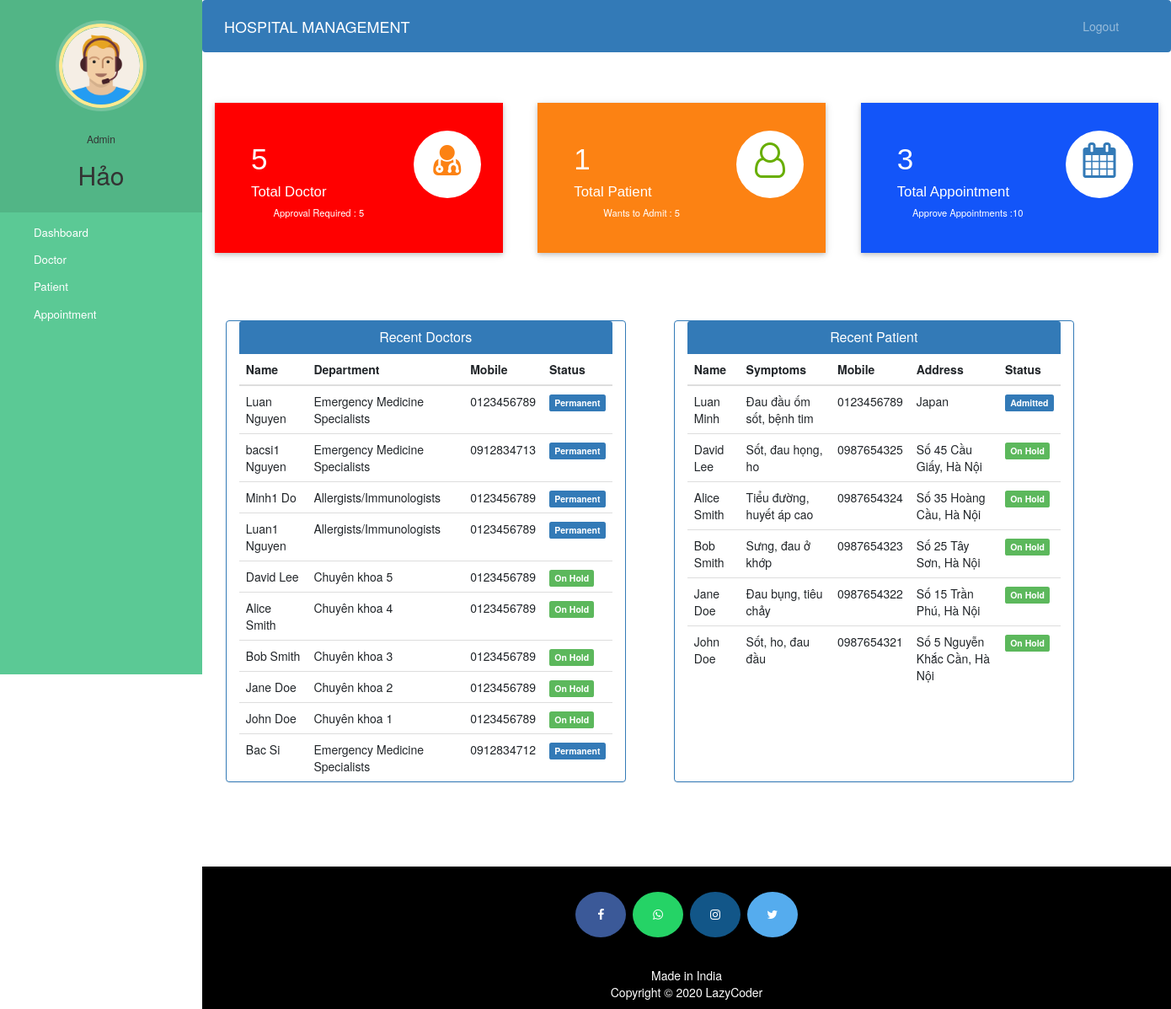
Page /admin-dashboard (signed in) on the committed database.
### hospital/models.py (models this page shows, shortened)
class Doctor(models.Model):
    user=models.OneToOneField(User,on_delete=models.CASCADE)
    profile_pic= models.ImageField(upload_to='profile_pic/DoctorProfilePic/',null=True,blank=True)
    address = models.CharField(max_length=40)
    mobile = models.CharField(max_length=20,null=True)
    department= models.CharField(max_length=50,choices=departments,default='Cardiologist')
    status=models.BooleanField(default=False)
    @property
    def get_name(self):
        return self.user.first_name+" "+self.user.last_name

class Patient(models.Model):
    user=models.OneToOneField(User,on_delete=models.CASCADE)
    profile_pic= models.ImageField(upload_to='profile_pic/PatientProfilePic/',null=True,blank=True)
    address = models.CharField(max_length=40)
    mobile = models.CharField(max_length=20,null=False)
    symptoms = models.CharField(max_length=100,null=False)
    assignedDoctorId = models.PositiveIntegerField(null=True)
    admitDate=models.DateField(auto_now=True)
    status=models.BooleanField(default=False)
    @property
    def get_name(self):
        return self.user.first_name+" "+self.user.last_name

### hospital/views.py (the view)
# urls.py: path('admin-dashboard', views.admin_dashboard_view,name='admin-dashboard'),
@login_required(login_url='adminlogin')
@user_passes_test(is_admin)
def admin_dashboard_view(request):
    doctors=models.Doctor.objects.all().order_by('-id')
    patients=models.Patient.objects.all().order_by('-id')
    doctorcount=models.Doctor.objects.all().filter(status=True).count()
    pendingdoctorcount=models.Doctor.objects.all().filter(status=False).count()
    patientcount=models.Patient.objects.all().filter(status=True).count()
    pendingpatientcount=models.Patient.objects.all().filter(status=False).count()
    appointmentcount=models.Appointment.objects.all().filter(status=True).count()
    pendingappointmentcount=models.Appointment.objects.all().filter(status=False).count()
    mydict={
    'doctors':doctors,
    'patients':patients,
    'doctorcount':doctorcount,
    'pendingdoctorcount':pendingdoctorcount,
    'patientcount':patientcount,
    'pendingpatientcount':pendingpatientcount,
    'appointmentcount':appointmentcount,
    'pendingappointmentcount':pendingappointmentcount,
    }
    return render(request,'hospital/admin_dashboard.html',context=mydict)

### hospital/views.py (called while the page is built)
def is_admin(user):
    return user.groups.filter(name='ADMIN').exists()

### templates/hospital/admin_dashboard.html
{% extends 'hospital/admin_base.html' %}
{% load static %}
{% block content %}
{%include 'hospital/admin_dashboard_cards.html'%}
<br><br><br><br>
<div class="container">
  <div class="row">
    <div class="panel panel-primary col-md-5" style="margin-left:2%;">
      <div class="panel-heading" style="text-align:center;">
        <h6 class="panel-title">Recent Doctors</h6>
      </div>
      <table class="table table-hover" id="dev-table">
        <thead>
          <tr>
            <th>Name</th>
            <th>Department</th>
            <th>Mobile</th>
            <th>Status</th>
          </tr>
        </thead>
        {% for d in doctors %}
        <tr>
          <td> {{d.get_name}}</td>
          <td>{{d.department}}</td>
          <td>{{d.mobile}}</td>
          {%if d.status%}
          <td> <span class="label label-primary">Permanent</span></td>
          {% else %}
          <td> <span class="label label-success">On Hold</span></td>
          {% endif %}
        </tr>
        {% endfor %}
      </table>
    </div>
    <div class="panel panel-primary col-md-5" style="margin-left:5%;">
      <div class="panel-heading" style="text-align:center;">
        <h6 class="panel-title">Recent Patient</h6>
      </div>
      <table class="table table-hover" id="dev-table">
        <thead>
          <tr>
            <th>Name</th>
            <th>Symptoms</th>
            <th>Mobile</th>
            <th>Address</th>
            <th>Status</th>
          </tr>
        </thead>
        {% for p in patients %}
        <tr>
          <td> {{p.get_name}}</td>
          <td>{{p.symptoms}}</td>
          <td>{{p.mobile}}</td>
          <td>{{p.address}}</td>
          {%if p.status%}
          <td> <span class="label label-primary">Admitted</span></td>
          {% else %}
          <td> <span class="label label-success">On Hold</span></td>
          {% endif %}
        </tr>
        {% endfor %}
      </table>
    </div>
  </div>
</div>
{% endblock content %}

### templates/hospital/admin_base.html (shortened to what this page needs)
<!DOCTYPE html>
{% load static %}
<html lang="en">
<head>
  <link rel="stylesheet" href="https://stackpath.bootstrapcdn.com/bootstrap/4.3.1/css/bootstrap.min.css">
  <link rel="stylesheet" href="https://maxcdn.bootstrapcdn.com/font-awesome/4.7.0/css/font-awesome.min.css">
  <link rel="stylesheet" href="{% static '/style.css' %}">
</head>
<body>
  <nav class="menu" tabindex="0">
    <header class="avatar">
      <img src="{% static "images/adminpropic.png" %}" />
      <br><br>
      <h6>Admin</h6>
      <h2>{{request.user.first_name}}</h2>
    </header>
    <ul>
      <li tabindex="0" class="icon-dashboard"> <a style="color:white; text-decoration:none;" href="/admin-dashboard"><span>Dashboard</span></a> </li>
      <li tabindex="0" class="icon-customers"> <a style="color:white; text-decoration:none;" href="/admin-doctor"><span>Doctor</span></a></li>
      <li tabindex="0" class="icon-users"> <a style="color:white; text-decoration:none;" href="/admin-patient"><span>Patient</span></a></li>
      <li tabindex="0" class="icon-calendar"> <a style="color:white; text-decoration:none;" href="/admin-appointment"><span>Appointment</span></a></li>
    </ul>
  </nav>
  <main>
    <div class="bs-example">
      <nav class="navbar navbar-expand-md  navbar-dark fixed-top" style="background:#337AB7;">
        <a href="/admin-dashboard" class="navbar-brand">HOSPITAL MANAGEMENT</a>
        <div class="collapse navbar-collapse justify-content-between" id="navbarCollapse">
          <div class="navbar-nav" style=" margin-left: 90%;">
            <a href="/logout" class="nav-item nav-link">Logout</a>
          </div>
        </div>
      </nav>
    </div>
    <br><br>
    {% block content %}
    {% endblock content %}
    <br><br><br><br>
    <footer>
      <p>
        <a id="ftr" href="https://facebook.com/sumit.luv/" class="fa fa-facebook"></a>
        <a id="ftr" href="https://api.whatsapp.com/send?phone=919572181024&text=Hello%20Sumit.%0d%0aHow%20are%20you%20%3f%0d%0aI%20came%20from%20your%20website.&source=&data=#" class="fa fa-whatsapp"></a>
        <a id="ftr" href="https://instagram.com/sumit.luv" class="fa fa-instagram"></a>
        <a id="ftr" href="https://twitter.com/sumitkumar1503" class="fa fa-twitter"></a>
      </p>
      <br>
      <div class="container">
        <div class="row">
          <div class="col-md-12 col-sm-12">
            <div style="color:#ffffff;" class="wow fadeInUp footer-copyright">
              <p>Made in India <br>
                Copyright &copy; 2020 LazyCoder </p>
            </div>
          </div>
        </div>
      </div>
    </footer>
  </main>
</body>
</html>

### static/style.css (style rules this page uses)
body { padding-left: 240px; }
main { position: relative; height: 100vh; }
.menu { background: #5bc995; height: 100vh; width: 240px; position: fixed; top: 0px; left: 0; z-index: 5; outline: none; }
.menu .avatar { background: rgba(0, 0, 0, 0.1); padding: 2em 0.5em; text-align: center; }
.menu .avatar img { width: 100px; border-radius: 50%; overflow: hidden; border: 4px solid #ffea92; box-shadow: 0 0 0 4px rgba(255, 255, 255, 0.2); }
.menu .avatar h2 { font-weight: normal; margin-bottom: 0; }
.menu ul { list-style: none; padding: 0.5em 0; margin: 0; }
.menu ul li { padding: 0.5em 1em 0.5em 3em; font-size: 0.95em; font-weight: regular; background-repeat: no-repeat; background-position: left 15px center; background-size: auto 20px; transition: all 0.15s linear; cursor: pointer; }
.menu ul li.icon-dashboard { background-image: url("http://www.entypo.com/images//gauge.svg"); }
.menu ul li.icon-customers { background-image: url("http://www.entypo.com/images//briefcase.svg"); }
.menu ul li.icon-users { background-image: url("http://www.entypo.com/images//users.svg"); }
.menu ul li.icon-calendar { background-image: url("http://www.entypo.com/images//calendar.svg"); }

### templates/hospital/admin_base.html (style rules this page uses)
a:link { text-decoration: none; }
a { color: white; }
footer { padding: 0px 0px 0px 0px; background-color: black; margin: 0px; }
#ftr { padding: 20px; }
.fa { font-size: 23px; width: 60px; text-align: center; text-decoration: none; margin: 5px 2px; border-radius: 50%; }
.fa-facebook { background: #3B5998; color: white; margin-top: 30px; }
.fa-whatsapp { background: #25d366; color: white; }
.fa-twitter { background: #55ACEE; color: white; }
.fa-instagram { background: #125688; color: white; }
p { text-align: center; }
body { padding-left: 240px; }
main { position: relative; height: 100vh; }
.menu { background: #5bc995; height: 100vh; width: 240px; position: fixed; top: 0px; left: 0; z-index: 5; outline: none; }
.menu .avatar { background: rgba(0, 0, 0, 0.1); padding: 2em 0.5em; text-align: center; }
.menu .avatar img { width: 100px; border-radius: 50%; overflow: hidden; border: 4px solid #ffea92; box-shadow: 0 0 0 4px rgba(255, 255, 255, 0.2); }
.menu .avatar h2 { font-weight: normal; margin-bottom: 0; }
.menu ul { list-style: none; padding: 0.5em 0; margin: 0; }
.menu ul li { padding: 0.5em 1em 0.5em 3em; font-size: 0.95em; font-weight: regular; background-repeat: no-repeat; background-position: left 15px center; background-size: auto 20px; transition: all 0.15s linear; cursor: pointer; }
.menu ul li.icon-dashboard { background-image: url("http://www.entypo.com/images//gauge.svg"); }
.menu ul li.icon-customers { background-image: url("http://www.entypo.com/images//briefcase.svg"); }
.menu ul li.icon-users { background-image: url("http://www.entypo.com/images//users.svg"); }
.menu ul li.icon-calendar { background-image: url("http://www.entypo.com/images//calendar.svg"); }

### rows in the picture
Doctor: get_name "Luan Nguyen", department "Emergency Medicine Specialists", mobile "0123456789", status "Permanent"
Doctor: get_name "bacsi1 Nguyen", department "Emergency Medicine Specialists", mobile "0912834713", status "Permanent"
Doctor: get_name "Minh1 Do", department "Allergists/Immunologists", mobile "0123456789", status "Permanent"
Doctor: get_name "Luan1 Nguyen", department "Allergists/Immunologists", mobile "0123456789", status "Permanent"
Doctor: get_name "David Lee", department "Chuyên khoa 5", mobile "0123456789", status "On Hold"
Doctor: get_name "Alice Smith", department "Chuyên khoa 4", mobile "0123456789", status "On Hold"
Doctor: get_name "Bob Smith", department "Chuyên khoa 3", mobile "0123456789", status "On Hold"
Doctor: get_name "Jane Doe", department "Chuyên khoa 2", mobile "0123456789", status "On Hold"
Doctor: get_name "John Doe", department "Chuyên khoa 1", mobile "0123456789", status "On Hold"
Doctor: get_name "Bac Si", department "Emergency Medicine Specialists", mobile "0912834712", status "Permanent"
Patient: get_name "Luan Minh", symptoms "Đau đầu ốm sốt, bệnh tim", mobile "0123456789", address "Japan", status "Admitted"
Patient: get_name "David Lee", symptoms "Sốt, đau họng, ho", mobile "0987654325", address "Số 45 Cầu Giấy, Hà Nội", status "On Hold"
Patient: get_name "Alice Smith", symptoms "Tiểu đường, huyết áp cao", mobile "0987654324", address "Số 35 Hoàng Cầu, Hà Nội", status "On Hold"
Patient: get_name "Bob Smith", symptoms "Sưng, đau ở khớp", mobile "0987654323", address "Số 25 Tây Sơn, Hà Nội", status "On Hold"
Patient: get_name "Jane Doe", symptoms "Đau bụng, tiêu chảy", mobile "0987654322", address "Số 15 Trần Phú, Hà Nội", status "On Hold"
Patient: get_name "John Doe", symptoms "Sốt, ho, đau đầu", mobile "0987654321", address "Số 5 Nguyễn Khắc Cần, Hà Nội", status "On Hold"

### other values in the picture
{{ request.user.first_name }} "Hảo"
{{ doctorcount }} "5"
{{ pendingdoctorcount }} "5"
{{ patientcount }} "1"
{{ pendingpatientcount }} "5"
{{ appointmentcount }} "3"
{{ pendingappointmentcount }} "10"
